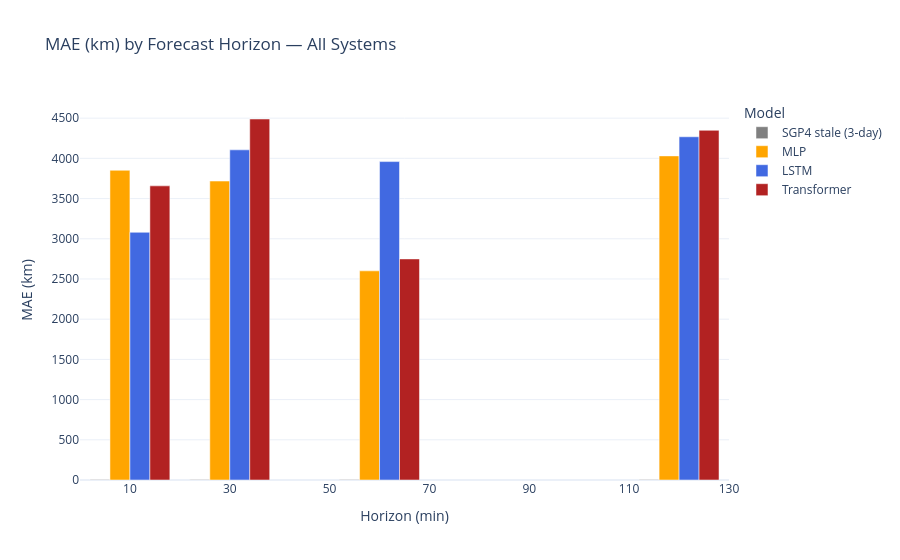

The cell this chart's notebook holds for it:
### Markdown cell above
## 3 — Metric Table (MAE / RMSE by horizon)

### Code cell
rows = []
for hi, h in enumerate(HORIZONS):
    for model_name, preds, mask in [
        ('SGP4 stale (3-day)', y_sgp4_stale,  stale_mask),   # only valid stale rows
        ('MLP',                mlp_pred,       stale_mask),   # same rows for fair comparison
        ('LSTM',               lstm_pred,      stale_mask),
        ('Transformer',        tf_pred,        stale_mask),
    ]:
        err = geodetic_error_km(preds[mask, hi, :], y_test[mask, hi, :])
        rows.append({'Horizon (min)': h, 'Model': model_name,
                     'MAE (km)': round(float(err.mean()), 3),
                     'RMSE (km)': round(float(np.sqrt((err**2).mean())), 3),
                     'n': int(mask.sum())})

metrics_df = pd.DataFrame(rows)

# Pivot for easy reading
pivot_mae  = metrics_df.pivot_table(index='Model', columns='Horizon (min)', values='MAE (km)',  aggfunc='first')
pivot_rmse = metrics_df.pivot_table(index='Model', columns='Horizon (min)', values='RMSE (km)', aggfunc='first')

print('=== MAE (km) ===')
print(pivot_mae.to_string())
print('\n=== RMSE (km) ===')
print(pivot_rmse.to_string())

# Bar chart
fig = px.bar(metrics_df, x='Horizon (min)', y='MAE (km)', color='Model', barmode='group',
             title='MAE (km) by Forecast Horizon — All Systems',
             template='plotly_white',
             color_discrete_map={'SGP4 stale (3-day)': 'grey', 'MLP': 'orange',
                                 'LSTM': 'royalblue', 'Transformer': 'firebrick'})
fig.show()

### Figure 1 — Plotly figure (JSON) as saved in the notebook; plotly's stock layout.template omitted (floating-point values rounded to 4 significant figures)
{"data": [{"alignmentgroup": "True", "hovertemplate": "Model=SGP4 stale (3-day)<br>Horizon (min)=%{x}<br>MAE (km)=%{y}<extra></extra>", "legendgroup": "SGP4 stale (3-day)", "marker": {"color": "grey", "pattern": {"shape": ""}}, "name": "SGP4 stale (3-day)", "offsetgroup": "SGP4 stale (3-day)", "orientation": "v", "showlegend": true, "textposition": "auto", "type": "bar", "x": [10, 30, 60, 120], "xaxis": "x", "y": [6.295, 6.294, 6.292, 6.288], "yaxis": "y"}, {"alignmentgroup": "True", "hovertemplate": "Model=MLP<br>Horizon (min)=%{x}<br>MAE (km)=%{y}<extra></extra>", "legendgroup": "MLP", "marker": {"color": "orange", "pattern": {"shape": ""}}, "name": "MLP", "offsetgroup": "MLP", "orientation": "v", "showlegend": true, "textposition": "auto", "type": "bar", "x": [10, 30, 60, 120], "xaxis": "x", "y": [3852.0, 3718.0, 2601.0, 4031.0], "yaxis": "y"}, {"alignmentgroup": "True", "hovertemplate": "Model=LSTM<br>Horizon (min)=%{x}<br>MAE (km)=%{y}<extra></extra>", "legendgroup": "LSTM", "marker": {"color": "royalblue", "pattern": {"shape": ""}}, "name": "LSTM", "offsetgroup": "LSTM", "orientation": "v", "showlegend": true, "textposition": "auto", "type": "bar", "x": [10, 30, 60, 120], "xaxis": "x", "y": [3080.0, 4106.0, 3960.0, 4268.0], "yaxis": "y"}, {"alignmentgroup": "True", "hovertemplate": "Model=Transformer<br>Horizon (min)=%{x}<br>MAE (km)=%{y}<extra></extra>", "legendgroup": "Transformer", "marker": {"color": "firebrick", "pattern": {"shape": ""}}, "name": "Transformer", "offsetgroup": "Transformer", "orientation": "v", "showlegend": true, "textposition": "auto", "type": "bar", "x": [10, 30, 60, 120], "xaxis": "x", "y": [3658.0, 4490.0, 2750.0, 4349.0], "yaxis": "y"}], "layout": {"barmode": "group", "legend": {"title": {"text": "Model"}, "tracegroupgap": 0}, "title": {"text": "MAE (km) by Forecast Horizon — All Systems"}, "xaxis": {"anchor": "y", "domain": [0, 1], "title": {"text": "Horizon (min)"}}, "yaxis": {"anchor": "x", "domain": [0, 1], "title": {"text": "MAE (km)"}}}}
